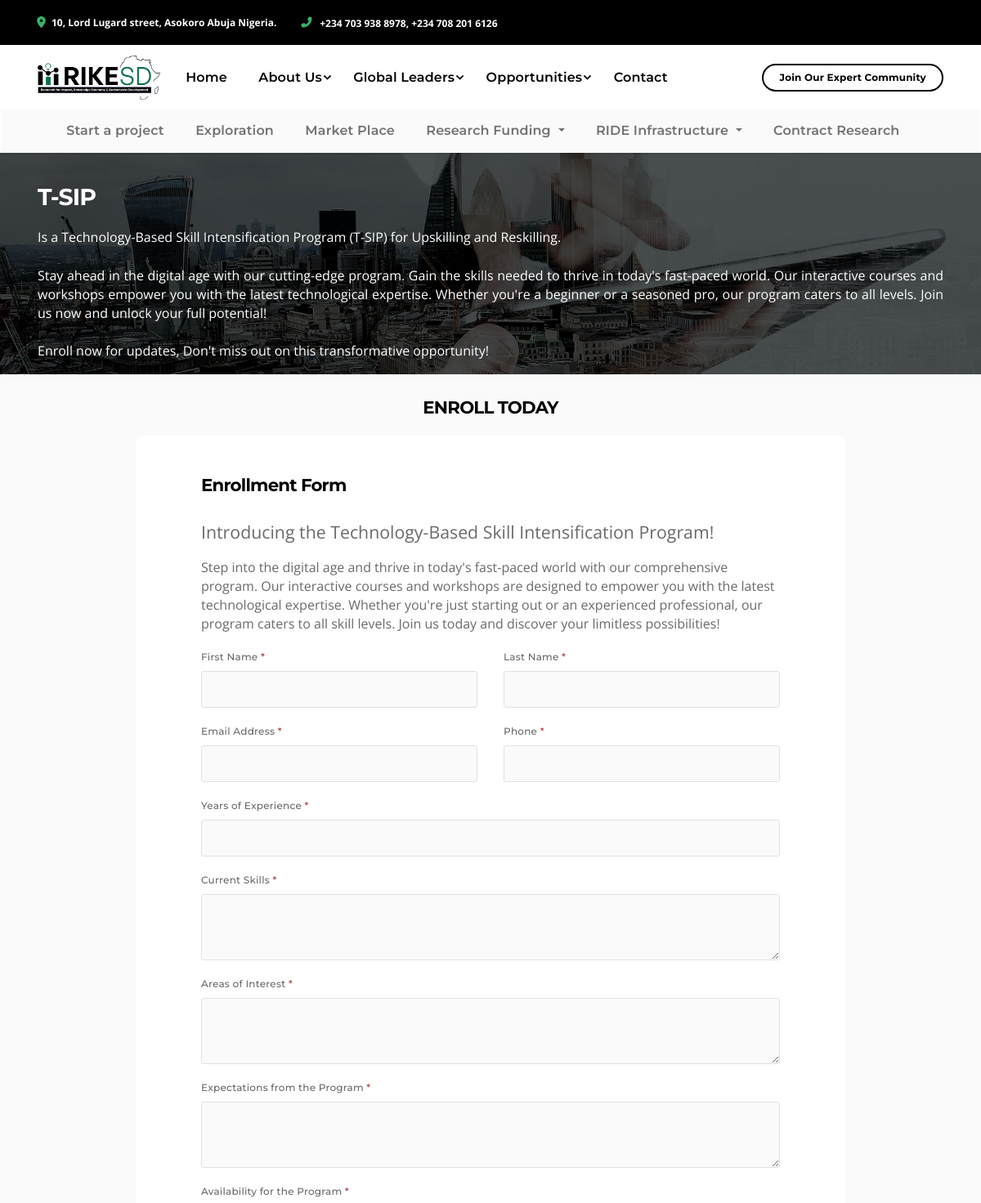
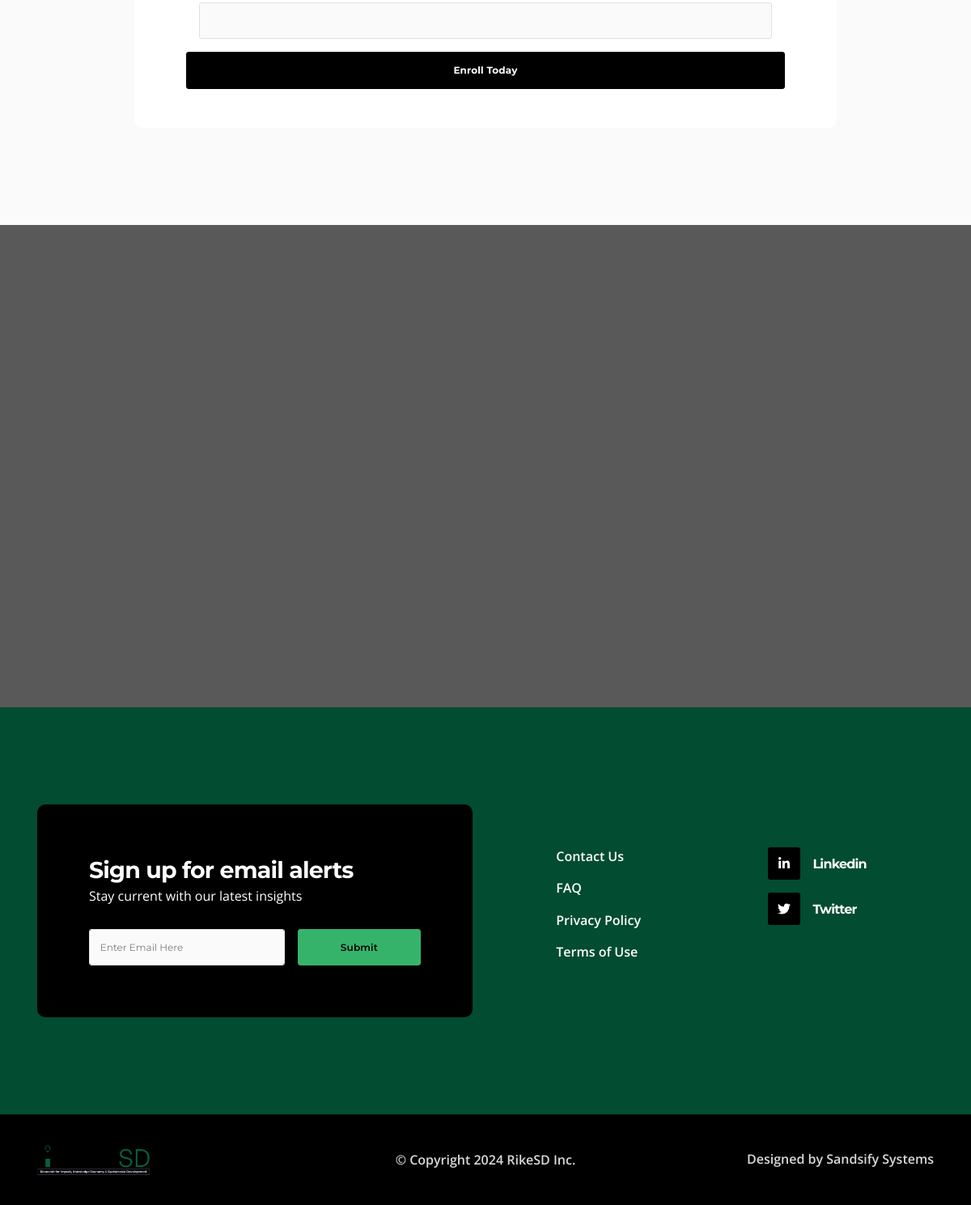
Page /services/sip?tab=2 on the committed database (2 pictures, top to bottom).
### tables this page shows
CREATE TABLE `services` (
  `id` int(11) NOT NULL,
  `item` varchar(255) DEFAULT NULL,
  `class_name` varchar(50) NOT NULL,
  `page` varchar(50) NOT NULL,
  `description` text NOT NULL,
  `category` int(11) NOT NULL,
  `sub_category` int(11) NOT NULL,
  `has_sub` int(11) DEFAULT 1,
  `created_at` timestamp NOT NULL DEFAULT current_timestamp(),
  `deleted` tinyint(1) DEFAULT 0
);

### private/functions.php (called while the page is built, shortened)
<?php
function url_for_root($script_path) {
  if($script_path[0] != '/') {
    $script_path = "/" . $script_path;
  }
  return WWW_PATH . $script_path;
}
?>

### private/classes/DatabaseObject.class.php (called while the page is built, shortened)
<?php
class DatabaseObject
{
  static protected $database;
  static protected $table_name = "";
  static public function set_database($database)
  {
    self::$database = $database;
  }
  static public function find_by_sql($sql)
  {
    $result = self::$database->query($sql);
    $object_array = [];
    while ($record = $result->fetch_assoc()) {
      $object_array[] = static::instantiate($record);
    }
    return $object_array;
  }
  static public function find_by_id($id)
  {
    $sql = "SELECT * FROM " . static::$table_name . " ";
    $sql .= "WHERE id='" . self::$database->escape_string($id) . "'";
    $obj_array = static::find_by_sql($sql);
    if (!empty($obj_array)) {
      return array_shift($obj_array);
    } else {
      return false;
    }
  }
  static protected function instantiate($record)
  {
    $object = new static;
    foreach ($record as $property => $value) {
      if (property_exists($object, $property)) {
        $object->$property = $value;
      }
    }
    return $object;
  }
}
?>

### private/classes/Services.class.php (called while the page is built, shortened)
<?php
class Services extends DatabaseObject
{
    protected static $table_name = "services";
    public static function find_by_category($options=[])
    {
        $category = $options['category'] ?? '';
        $sub_category = $options['sub_category'] ?? '';
        $sql = "SELECT * FROM " . static::$table_name . " ";
        $sql .= "WHERE (deleted IS NULL OR deleted = 0 OR deleted = '') ";
        if ($category) {
          $sql .= " AND category='" . self::$database->escape_string($category) . "'";
        }
        if (isset($sub_category)) {
            $sql .= " AND sub_category='" . self::$database->escape_string($sub_category) . "'";
          }
        $sql .= " ORDER BY id ASC ";
        $obj_array = static::find_by_sql($sql);
        return $obj_array;
    }
}

### private/shared/page-banner.php (the view)
<?php
$tab = $_GET['tab'] ?? '';
$services = Services::find_by_id($tab) ?? 1;
?>
<section class="section py-0">
  <div class="bg-holder overlay overlay-elixir" style="background-image:url(../assets/img/background-14.jpg);"></div>
  <div class="container">
    <div class="row min-vh-25 align-items-center text-white">
      <div class="col" data-zanim-timeline="{}" data-zanim-trigger="scroll">
        <h4 class="text-white pt-5 mt-5">
          <?php echo $services->item ?? '' ?></h4>
          <div class="text-justify">
            <p class="text-white">
                <?php echo $services->description ?? '' ?>
            </p>
          </div>
      </div>
    </div>
  </div>
</section>

### private/shared/main-header.php (shortened to what this page needs)
<!DOCTYPE html>
<html lang="en-US" dir="ltr">
<head>
  <link href="<?php echo url_for_root('vendors/swiper/swiper-bundle.min.css ') ?>" rel="stylesheet">
  <link href="<?php echo url_for_root('vendors/hamburgers/hamburgers.min.css ') ?>" rel="stylesheet">
  <link href="<?php echo url_for_root('vendors/loaders.css/loaders.min.css ') ?>" rel="stylesheet">
  <link href="<?php echo url_for_root('assets/css/theme.min.css ') ?>" rel="stylesheet" />
  <link href="<?php echo url_for_root('assets/css/user.min.css ') ?>" rel="stylesheet" />
  <link href="https://cdn.jsdelivr.net/npm/select2@4.1.0-rc.0/dist/css/select2.min.css" rel="stylesheet" />
  <link href="
      https://cdn.jsdelivr.net/npm/sweetalert2@11.7/dist/sweetalert2.min.css
      " rel="stylesheet">
</head>
<body>
  <div class="bg-primary py-3 d-none d-sm-block text-white fw-bold ">
    <div class="container">
      <div class="row align-items-center gx-4">
        <div class="col-auto d-none d-lg-block fs--1"><span class="fas fa-map-marker-alt text-success me-2"
            data-fa-transform="grow-3"></span>10, Lord Lugard street, Asokoro Abuja Nigeria. </div>
        <div class="col-auto"><span class="fas fa-phone-alt text-success" data-fa-transform="shrink-3"></span><a
            class="ms-2 fs--1 d-inline text-white fw-bold" href="tel:2123865575">+234 703 938 8978, +234 708 201
            6126</a></div>
      </div>
    </div>
  </div>
  <?php if ($page_title != '404'): ?>
    <div class="sticky-top navbar-RikeSD">
      <div class="container">
        <nav class="navbar navbar-expand-lg">
          <a class="navbar-brand" href="<?php echo url_for_root('/home') ?>">
            <img src="<?php echo url_for_root('assets/img/logo-dark.png') ?>" width="150" width="150" alt="logo" />
          </a>
          <div class="collapse navbar-collapse" id="primaryNavbarCollapse">
            <ul class="navbar-nav py-3 py-lg-0 mt-1 mb-2 my-lg-0 ms-lg-n1">
              <li class="nav-item dropdown">
                <a class="nav-link <?php echo $page_title == 'Home' ? 'active' : '' ?>"
                  href="<?php echo url_for_root('/home') ?>">Home</a>
              </li>
              <li class="nav-item dropdown">
                <a class="nav-link <?php echo $page_title == 'About' ? 'active' : '' ?>  dropdown-toggle dropdown-indicator"
                  href="JavaScript:void(0)" role="button" data-bs-toggle="dropdown" aria-expanded="false">About Us</a>
              </li>
              <li class="nav-item dropdown"><a
                  class="nav-link <?php echo $page_title == 'Global Leaders' ? 'active' : '' ?> dropdown-toggle dropdown-indicator"
                  href="JavaScript:void(0)" role="button" data-bs-toggle="dropdown" aria-expanded="false">Global
                  Leaders</a>
              </li>
              <li class="nav-item dropdown"><a
                  class="nav-link <?php echo $page_title == '' ? 'active' : '' ?> dropdown-toggle dropdown-indicator"
                  href="JavaScript:void(0)" role="button" data-bs-toggle="dropdown"
                  aria-expanded="false">Opportunities</a>
              </li>
              <li class="nav-item dropdown"><a
                  class="nav-link <?php echo $page_title == 'Science to Business' ? 'active' : '' ?>"
                  href="<?php echo url_for_root('contact') ?>" role="button">Contact</a></li>
            </ul><a
              class="btn btn-outline-primary rounded-pill btn-sm border-2 d-block d-lg-inline-block ms-auto my-3 my-lg-0"
              href="<?php echo url_for_root('/') ?>" target="_blank">Join Our Expert Community</a>
          </div>
        </nav>
      </div>
      <div class="container-fluid bg-light">
        <div class="container ">
          <nav class="navbar navbar-expand-lg navbar-light">
            <div class="container">
              <div class="collapse navbar-collapse" id="navbarNav">
                <ul class="navbar-nav">
                  <?php foreach (Services::find_by_category(['category' => '2', 'sub_category' => 0]) as $key => $value): ?>
                    <?php if ($value->sub_category == 0 && $value->has_sub == 1) { ?>
                      <li class="nav-item dropdown">
                        <a class="nav-link <?php echo $page_title == $value->item ? 'active' : '' ?> dropdown-toggle" href="#"
                          id="navbarDropdown" role="button" data-bs-toggle="dropdown" aria-expanded="false">
                          <?= $value->item ?>
                        </a>
                      </li>
                    <?php } else { ?>
                      <li class="nav-item">
                        <a class="nav-link <?php echo $page_title == $value->item ? 'active' : '' ?>"
                          href="<?php echo url_for_root($value->page . '?tab=' . $value->id) ?>">
                          <?php echo $value->item; ?></a>
                      </li>
                    <?php } ?>
                  <?php endforeach ?>
                </ul>
              </div>
            </div>
          </nav>
        </div>
      </div>
    </div>
  <?php endif ?>
  <main class="main" id="top">

### rows in the picture
services: item "Start a project"
services: item "Exploration"
services: item "Market Place"
services: item "Research Funding"
services: item "RIDE Infrastructure"
services: item "Contract Research"
services: item "T-SIP", description "Is a Technology-Based Skill Intensification Program (T-SIP) for Upskilling and Reskilling. Stay ahead in the digital age with our cutting-edge program. Gain the skills needed to thrive in today's fast-paced world. Our interactive courses and workshops empower you with the latest technological expertise. Whether you're a beginner or a seasoned pro, our program caters to all levels. Join us now and unlock your full potential! Enroll now for updates, Don't miss out on this transformative opportunity!"
